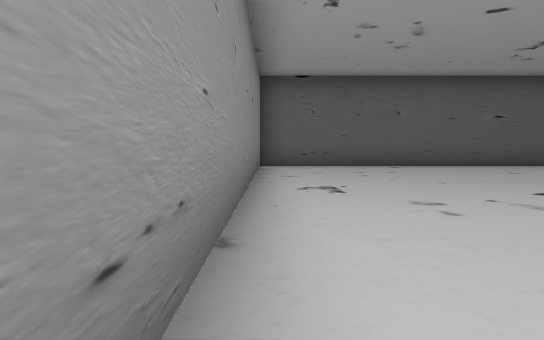
View 1 (above)

24 first-person views from a walk through a 3-D level made in the Unity game engine. The camera is 1.2 m above the floor, tilts 4° down and sees 75° across. The floor is counted in squares, 2.15 m on a side. Each view is taken from the middle of a square. On the plan, view 1 faces up. The plan holds only what a view shows up to about 10 squares ahead; the rest is blank. The place goes on beyond the plan. The player character is not drawn.

View 2
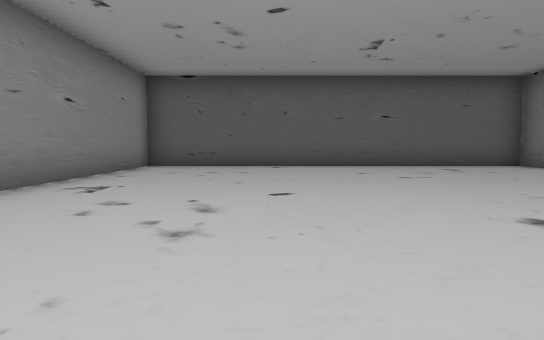

View 3
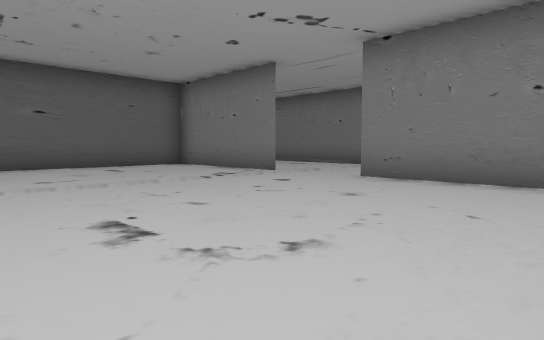

View 4
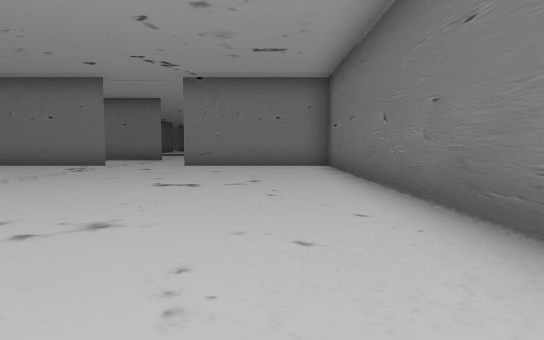

View 5
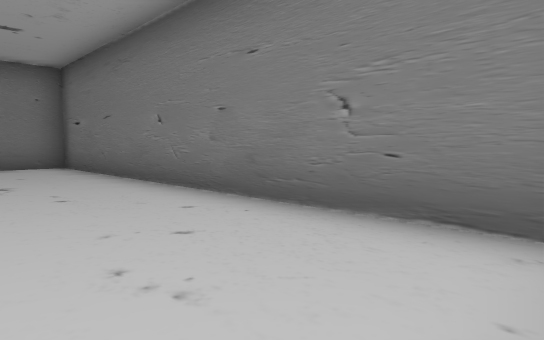

View 6
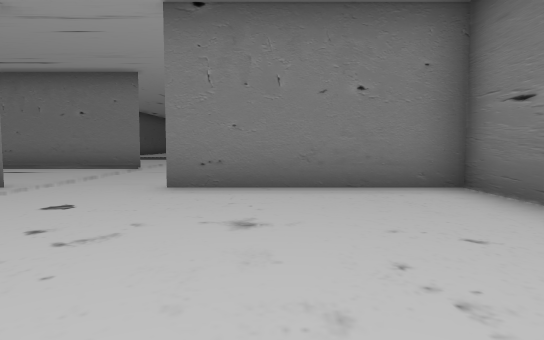

View 7
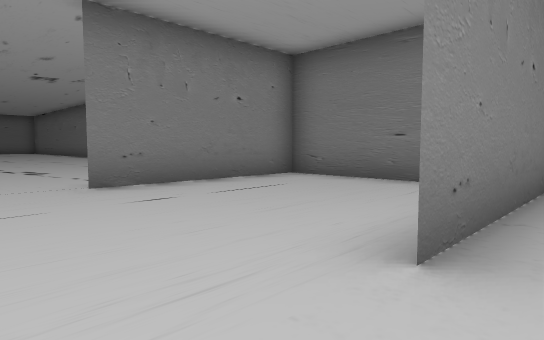

View 8
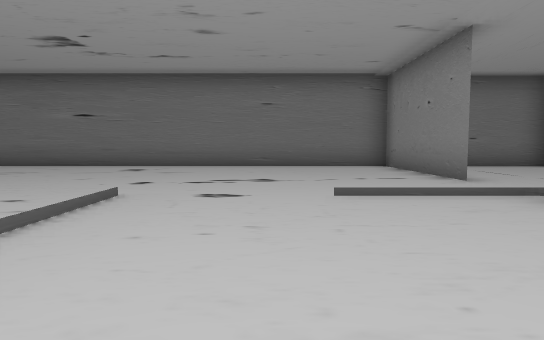

View 9
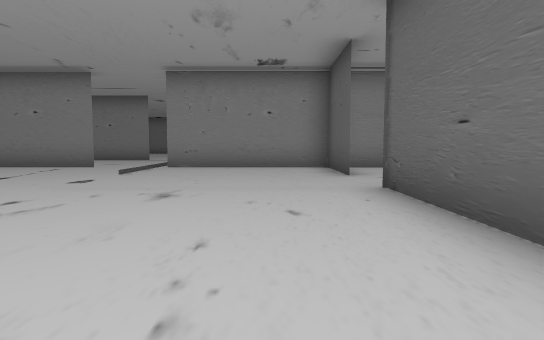

View 10
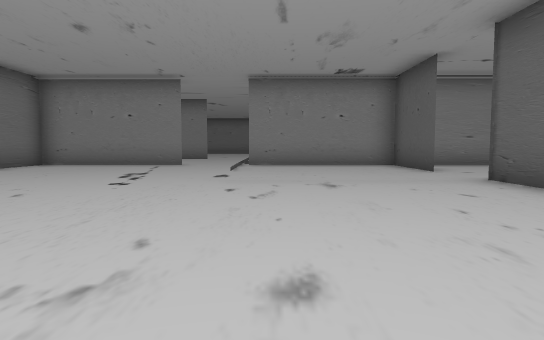

View 11
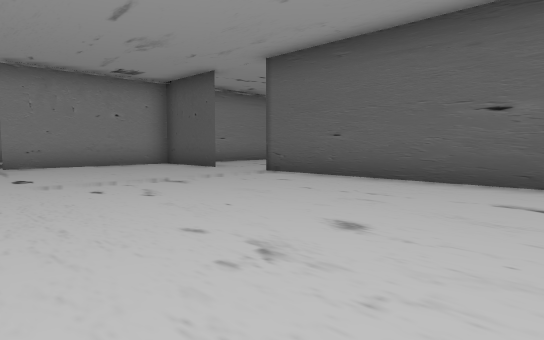

View 12
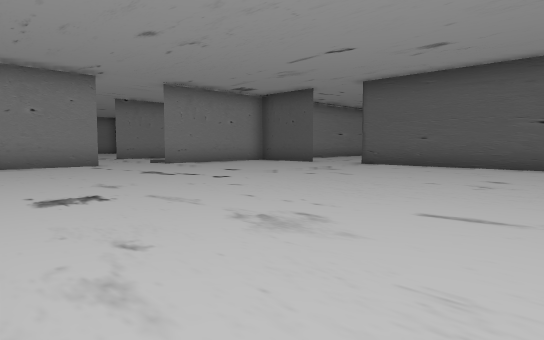

View 13
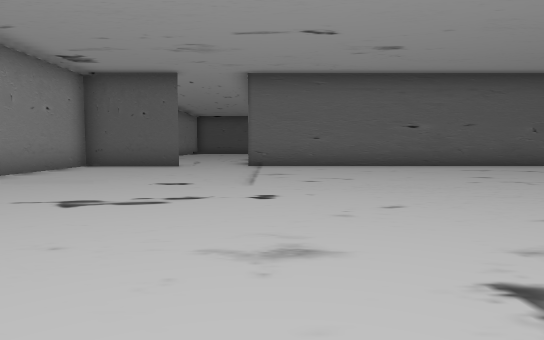

View 14
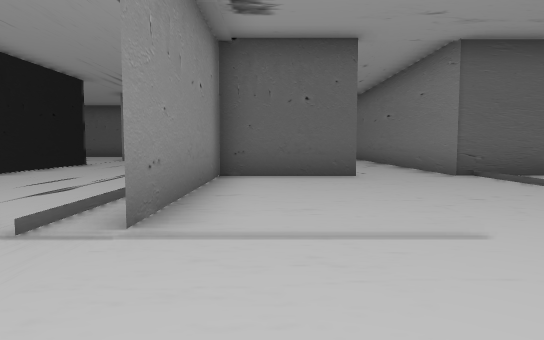

View 15
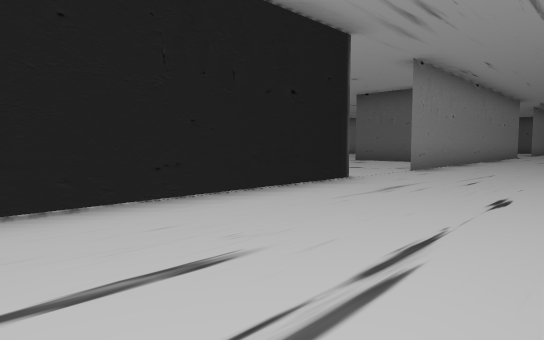

View 16
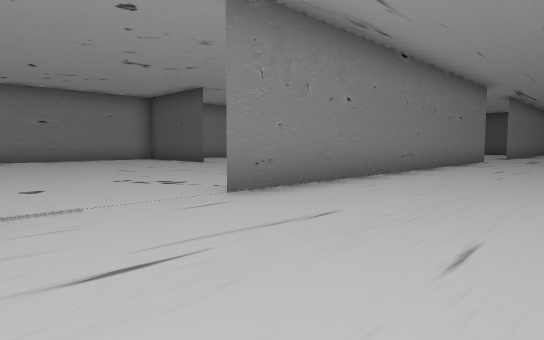

View 17
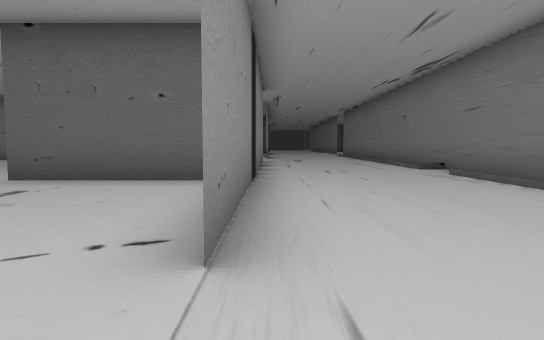

View 18
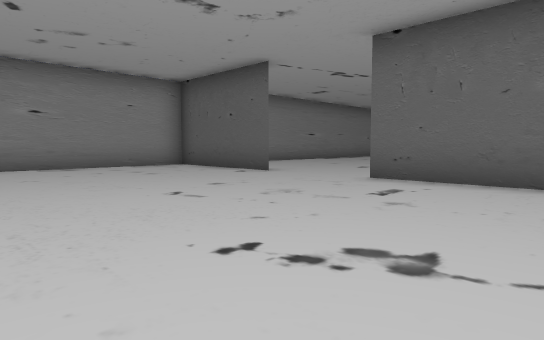

View 19
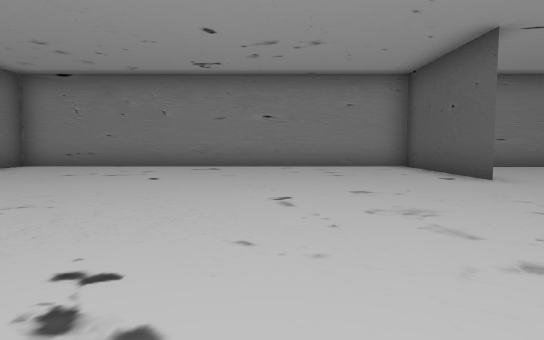

View 20
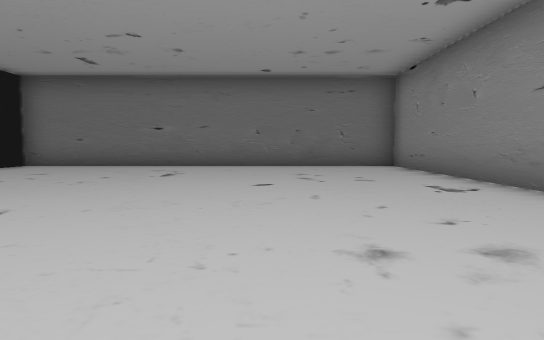

View 21
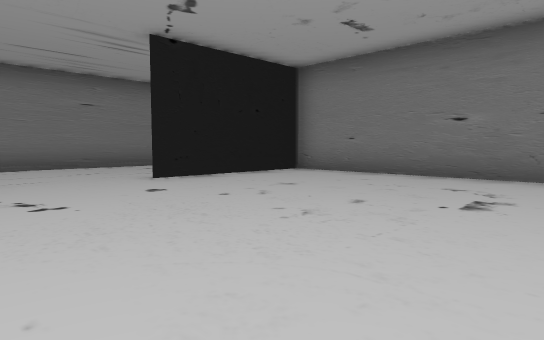

View 22
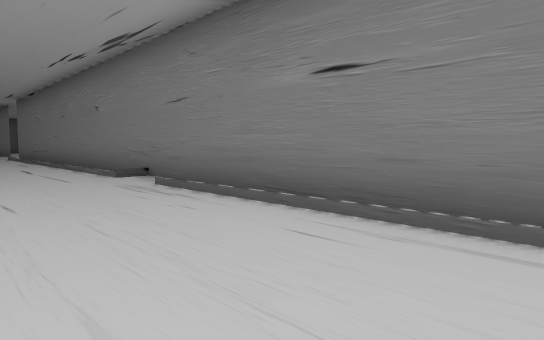

View 23
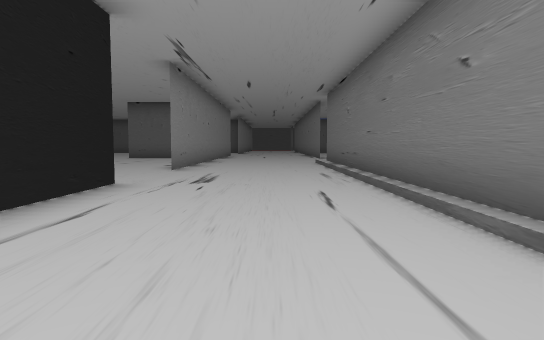

View 24
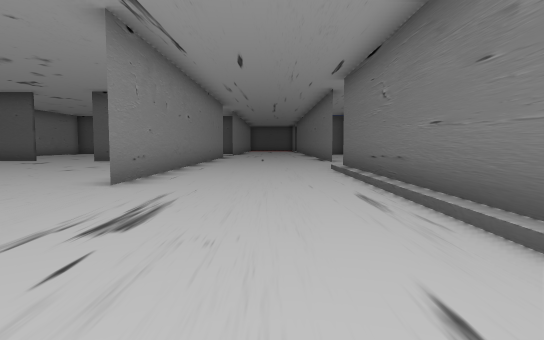

### Floor plan
Points are (right, up) in squares from view 1. A wall is a line through its corners. A room is listed if a view was taken in it or the views show most of it. See-through windows are left out.
Room 1 (views 1, 2, 3, 4, 5, 6, 7)
walls: (9.7, 5.5) (9.7, 9); (9.7, -0.6) (9.7, 3.5); (0.2, -0.5) (9.9, -0.5); (9.8, 9.5) (-0.4, 9.5); (-0.3, 9.1) (-0.3, 0.4)
ways out: opening at (10, 4.5) to room 3
Room 2 (views 8, 9, 10, 11, 12, 13, 14)
walls: (14, 3.5) (14, -0.6); (16.6, 9.5) (14, 9.5); (24.5, 9.5) (18.4, 9.5); (13.9, -0.5) (24.4, -0.5); (14, 8.9) (14, 5.2)
ways out: opening at (14, 4.5) to room 3; opening at (17.5, 10)
Room 3 (views 15, 16, 22, 23, 24)
walls: (14, 16.4) (14, 33.9); (9.6, 13.2) (9.6, 8.4); (14, 11.8) (14, 14.8); (9.6, 26.2) (9.6, 15.5); (14, 5.2) (14, 8.9); (9.6, 34.1) (9.6, 28.9); (9.9, -0.5) (13.9, -0.5); (14, -0.6) (14, 3.5)
ways out: opening at (10, 4.5) to room 1; opening at (14, 4.5) to room 2; opening at (10, 14.5) to room 4; opening at (10, 27.5); opening at (14, 34.5)
Room 4 (views 17, 18, 19, 20, 21)
walls: (3.5, 19.5) (-0.3, 19.5) (-0.3, 9.1); (9, 19.5) (5.9, 19.5); (9.7, 9) (9.7, 13.2); (-0.4, 9.5) (9.6, 9.5)
ways out: opening at (10, 14.5) to room 3; opening at (4.5, 20)

Positions as (right, up) in squares from view 1, and headings:
1: (0, 0), facing up
2: (3, 0), facing up
3: (4, 0), facing up-right
4: (0, 1), facing right
5: (0, 2), facing down-right
6: (5, 2), facing right
7: (9, 5), facing down-right
8: (17, 9), facing down
9: (23, 8), facing left
10: (24, 6), facing left
11: (24, 4), facing up-left
12: (24, 0), facing up-left
13: (19, 0), facing up
14: (15, 3), facing up
15: (13, 8), facing up-left
16: (13, 13), facing up-left
17: (10, 14), facing up
18: (9, 14), facing up-left
19: (9, 16), facing left
20: (3, 19), facing down
21: (4, 16), facing down-right
22: (11, 16), facing up-right
23: (12, 21), facing up
24: (12, 24), facing up
